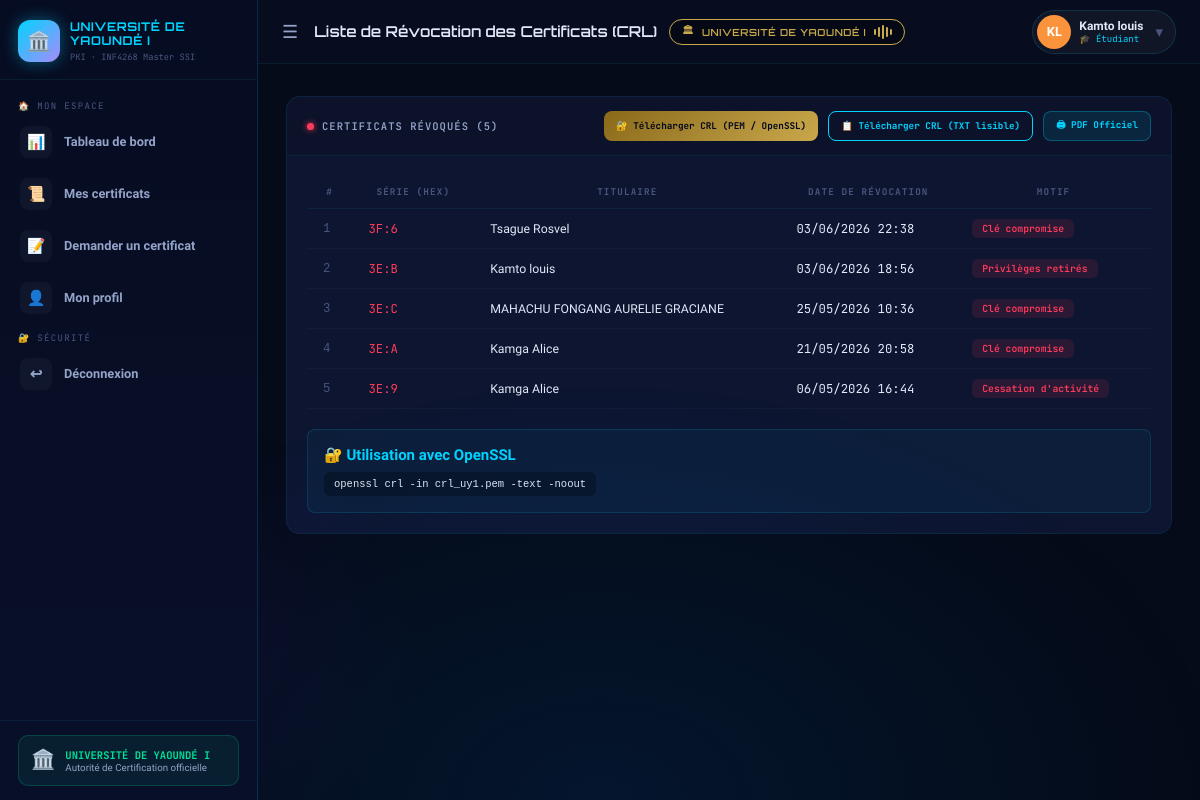
The app's page /crl (signed in) with its own data.
### modules/models.py (models this page shows, shortened)
class User(UserMixin, db.Model):
    __tablename__ = 'users'
    id            = db.Column(db.Integer, primary_key=True)
    username      = db.Column(db.String(64), unique=True, nullable=False)
    email         = db.Column(db.String(120), unique=True, nullable=False)
    full_name     = db.Column(db.String(128), default='')
    matricule     = db.Column(db.String(50), default='')
    age           = db.Column(db.Integer, default=0)
    department    = db.Column(db.String(128), default='')
    status_type   = db.Column(db.String(30), default='etudiant')
    password_hash = db.Column(db.String(256), nullable=False)
    role          = db.Column(db.String(20), default='user')
    avatar_color  = db.Column(db.String(20), default='#00d4ff')
    created_at    = db.Column(db.DateTime, default=datetime.utcnow)
    last_login    = db.Column(db.DateTime, nullable=True)
    certificates  = db.relationship('Certificate', backref='owner', lazy=True)
    logs          = db.relationship('AuditLog', backref='user_ref', lazy=True)
    requests      = db.relationship('CertificateRequest',
                                   foreign_keys='CertificateRequest.user_id',
                                   backref='requester', lazy=True)
    def is_admin(self):
        return self.role == 'admin'
    def display_name(self):
        return self.full_name if self.full_name else self.username
    def initials(self):
        n = self.display_name()
        parts = n.split()
        if len(parts) >= 2:
            return (parts[0][0] + parts[-1][0]).upper()
        return n[:2].upper()
    def get_status_label(self):
        labels = {
            'etudiant': '🎓 Étudiant',
            'enseignant': '👨‍🏫 Enseignant',
            'personnel': '👔 Personnel'
        }
        return labels.get(self.status_type, '📝 Autre')

class CRLEntry(db.Model):
    __tablename__ = 'crl_entries'
    id            = db.Column(db.Integer, primary_key=True)
    serial_int    = db.Column(db.Integer, nullable=False)
    serial_hex    = db.Column(db.String(32), default='')
    reason        = db.Column(db.String(64), default='key_compromise')
    reason_label  = db.Column(db.String(128), default='')
    revoked_at    = db.Column(db.DateTime, default=datetime.utcnow)
    cert_cn       = db.Column(db.String(128), default='')
    cert_id       = db.Column(db.Integer, db.ForeignKey('certificates.id'))

### app.py (the view)
@app.route('/crl')
@login_required
def view_crl():
    crl_entries = CRLEntry.query.order_by(CRLEntry.revoked_at.desc()).all()
    ca = get_ca()
    return render_template('crl.html', crl_entries=crl_entries, ca=ca)

### app.py (called while the page is built)
@login_manager.user_loader
def load_user(uid):
    return db.session.get(User, int(uid))

def get_ca():
    return AuthorityCA.query.first()

def expiring_soon(days=30):
    limit = datetime.now(timezone.utc) + timedelta(days=days)
    return Certificate.query.filter(Certificate.status=='VALID', Certificate.expires_at!=None, Certificate.expires_at<=limit).count()

@app.context_processor
def inject_globals():
    ca = get_ca()
    notif_count = expiring_soon(30) if ca else 0
    pending_count = CertificateRequest.query.filter_by(status='PENDING').count() if ca and current_user.is_authenticated and current_user.is_admin() else 0
    return dict(
        ca_exists=bool(ca),
        notif_count=notif_count,
        pending_count=pending_count,
        reasons_labels=REASONS_LABELS,
        university_name="Université de Yaoundé I"
    )

### templates/crl.html (shortened to what this page needs)
{% extends "base.html" %}
{% block page_title %}Liste de Révocation des Certificats (CRL){% endblock %}
{% block content %}
<div class="card">
  <div class="card-header">
    <div class="card-title">
      <span class="dot dot-red"></span>
      CERTIFICATS RÉVOQUÉS ({{ crl_entries|length }})
    </div>
    <div style="display: flex; gap: 10px; flex-wrap: wrap;">
      <a href="{{ url_for('download_crl_pem') }}" class="btn btn-sm" style="background: linear-gradient(135deg, #8a6a1a, #c9a84c); color: #03071e; font-family:'JetBrains Mono',monospace; font-size:0.62rem; padding:6px 12px; border-radius:8px; text-decoration:none; display:inline-flex; align-items:center; gap:5px;">
        🔐 Télécharger CRL (PEM / OpenSSL)
      </a>
      <a href="{{ url_for('download_crl_txt') }}" class="btn btn-sm" style="border:1px solid var(--cyan); background:transparent; color: var(--cyan); font-family:'JetBrains Mono',monospace; font-size:0.62rem; padding:6px 12px; border-radius:8px; text-decoration:none; display:inline-flex; align-items:center; gap:5px;">
        📋 Télécharger CRL (TXT lisible)
      </a>
      {% if current_user.is_admin() %}
      <a href="{{ url_for('print_crl') }}" target="_blank" class="btn btn-sm" style="background:rgba(0,212,255,0.1); border:1px solid rgba(0,212,255,0.3); color:#00d4ff; font-family:'JetBrains Mono',monospace; font-size:0.62rem; padding:6px 12px; border-radius:8px; text-decoration:none; display:inline-flex; align-items:center; gap:5px;">
        🖨 PDF Officiel (admin)
      </a>
      {% else %}
      <a href="{{ url_for('user_print_crl') }}" target="_blank" class="btn btn-sm" style="background:rgba(0,212,255,0.1); border:1px solid rgba(0,212,255,0.3); color:#00d4ff; font-family:'JetBrains Mono',monospace; font-size:0.62rem; padding:6px 12px; border-radius:8px; text-decoration:none; display:inline-flex; align-items:center; gap:5px;">
        🖨 PDF Officiel
      </a>
      {% endif %}
    </div>
  </div>
  <div class="card-body">
    {% if crl_entries %}
    <div class="table-wrap">
      <table class="data-table">
        <thead>
          <tr>
            <th>#</th>
            <th>Série (HEX)</th>
            <th>Titulaire</th>
            <th>Date de révocation</th>
            <th>Motif</th>
          </tr>
        </thead>
        <tbody>
          {% for entry in crl_entries %}
          <tr>
            <td style="font-family: monospace; color: var(--muted);">{{ loop.index }}</td>
            <td class="mono" style="color: var(--red);">{{ entry.serial_hex }}</td>
            <td>{{ entry.cert_cn or '—' }}</td>
            <td class="mono">{{ entry.revoked_at.strftime('%d/%m/%Y %H:%M') }}</td>
            <td><span class="badge badge-revoked">{{ entry.reason_label or entry.reason }}</span></td>
          </tr>
          {% endfor %}
        </tbody>
      </table>
    </div>
    <div style="margin-top: 20px; padding: 16px; background: rgba(0,212,255,0.05); border: 1px solid rgba(0,212,255,0.15); border-radius: 8px;">
      <strong style="color: var(--cyan);">🔐 Utilisation avec OpenSSL</strong><br>
      <code style="background: rgba(0,0,0,0.3); padding: 6px 10px; border-radius: 6px; display: inline-block; margin-top: 8px; font-family: monospace; font-size: 0.7rem;">
        openssl crl -in crl_uy1.pem -text -noout
      </code>
    </div>
    {% else %}
    <div class="empty-state" style="text-align: center; padding: 60px;">
      <div style="font-size: 4rem; margin-bottom: 16px;">✅</div>
      <h3 style="color: var(--text2);">Aucun certificat révoqué</h3>
      <p style="color: var(--muted);">La liste de révocation est actuellement vide.</p>
    </div>
    {% endif %}
  </div>
</div>
{% endblock %}

### templates/base.html (shortened to what this page needs)
<!DOCTYPE html>
<html lang="fr">
<head>
  <link rel="stylesheet" href="{{ url_for('static', filename='css/style.css') }}">
</head>
<body>
{% if current_user.is_authenticated %}
<aside class="sidebar" id="sidebar">
  <div class="sidebar-logo">
    <div class="sidebar-logo-icon">🏛️</div>
    <div class="sidebar-logo-text">
      <h2>UNIVERSITÉ DE YAOUNDÉ I</h2>
      <p>PKI · INF4268 Master SSI</p>
    </div>
  </div>
  <nav class="sidebar-nav">
    {% if current_user.is_admin() %}
      <div class="nav-section">🏛️ Administration UY1</div>
      <a href="{{ url_for('dashboard_admin') }}" class="nav-link {% if request.endpoint=='dashboard_admin' %}active{% endif %}">
        <div class="nav-icon">📊</div> <span>Tableau de bord</span>
      </a>
      <a href="{{ url_for('certificates') }}" class="nav-link {% if request.endpoint=='certificates' %}active{% endif %}">
        <div class="nav-icon">📜</div> <span>Gestion des certificats</span>
      </a>
      <a href="{{ url_for('pending_requests') }}" class="nav-link {% if request.endpoint=='pending_requests' %}active{% endif %}">
        <div class="nav-icon">📋</div> <span>Demandes en attente</span>
        {% if pending_count > 0 %}
        <span class="nav-badge">{{ pending_count }}</span>
        {% endif %}
      </a>
      <a href="{{ url_for('verify') }}" class="nav-link {% if request.endpoint=='verify' %}active{% endif %}">
        <div class="nav-icon">🔍</div> <span>Vérifier certificat</span>
      </a>
      <a href="{{ url_for('view_crl') }}" class="nav-link {% if request.endpoint=='view_crl' %}active{% endif %}">
        <div class="nav-icon">🗒️</div> <span>Liste de révocation (CRL)</span>
      </a>
      <a href="{{ url_for('merkle_dashboard') }}" class="nav-link {% if request.endpoint=='merkle_dashboard' %}active{% endif %}">
        <div class="nav-icon">🌳</div> <span>Arbre de Merkle</span>
      </a>
      <a href="{{ url_for('audit') }}" class="nav-link {% if request.endpoint=='audit' %}active{% endif %}">
        <div class="nav-icon">📝</div> <span>Audit & journaux</span>
      </a>
      <a href="{{ url_for('users') }}" class="nav-link {% if request.endpoint=='users' %}active{% endif %}">
        <div class="nav-icon">👥</div> <span>Utilisateurs</span>
      </a>
      <a href="{{ url_for('admin_ca') }}" class="nav-link {% if request.endpoint=='admin_ca' %}active{% endif %}">
        <div class="nav-icon">🏛️</div> <span>Configuration AC</span>
      </a>
    {% else %}
      <div class="nav-section">🏠 Mon espace</div>
      <a href="{{ url_for('dashboard_user') }}" class="nav-link {% if request.endpoint=='dashboard_user' %}active{% endif %}">
        <div class="nav-icon">📊</div> <span>Tableau de bord</span>
      </a>
      <a href="{{ url_for('certificates') }}" class="nav-link {% if request.endpoint=='certificates' %}active{% endif %}">
        <div class="nav-icon">📜</div> <span>Mes certificats</span>
      </a>
      <a href="{{ url_for('request_certificate') }}" class="nav-link {% if request.endpoint=='request_certificate' %}active{% endif %}">
        <div class="nav-icon">📝</div> <span>Demander un certificat</span>
      </a>
      <a href="{{ url_for('profile') }}" class="nav-link {% if request.endpoint=='profile' %}active{% endif %}">
        <div class="nav-icon">👤</div> <span>Mon profil</span>
      </a>
    {% endif %}
    <div class="nav-section">🔐 Sécurité</div>
    <a href="{{ url_for('logout') }}" class="nav-link">
      <div class="nav-icon">↩</div> <span>Déconnexion</span>
    </a>
  </nav>
  <div class="sidebar-footer">
    <div class="sidebar-status">
      <div class="status-icon">🏛️</div>
      <div>
        <div class="status-title">UNIVERSITÉ DE YAOUNDÉ I</div>
        <div class="status-desc">Autorité de Certification officielle</div>
      </div>
    </div>
  </div>
</aside>
<div class="topbar" id="topbar">
  <button class="topbar-menu-btn" id="menuBtn" onclick="toggleSidebar()">☰</button>
  <div class="topbar-title">
    {% block page_title %}PKI Université de Yaoundé I{% endblock %}
    {% if ca_exists %}
    <div class="topbar-ca-badge">
      🏛 <span class="topbar-ca-text">UNIVERSITÉ DE YAOUNDÉ I</span>
      <div class="wave">
        <span></span><span></span><span></span><span></span><span></span>
      </div>
    </div>
    {% endif %}
  </div>
  <div class="topbar-actions">
    <a href="{{ url_for('profile') }}" class="user-pill">
      <div class="user-avatar" style="background:{{ current_user.avatar_color }};">
        {{ current_user.initials() }}
      </div>
      <div class="user-pill-info">
        <div class="user-name">{{ current_user.display_name() }}</div>
        <div class="user-role">{% if current_user.is_admin() %}ADMIN UY1{% else %}{{ current_user.get_status_label() }}{% endif %}</div>
      </div>
      <span style="color:var(--muted);margin-left:4px;">▾</span>
    </a>
  </div>
</div>
<div class="main-wrapper" id="mainWrapper">
  <div class="flash-zone">
  </div>
  <div class="page-content">
    {% block content %}{% endblock %}
  </div>
</div>
{% endif %}
</body>
</html>

### records on screen
User: initials "KL", display_name "Kamto louis", get_status_label "🎓 Étudiant"
CRLEntry: serial_hex "3F:6", cert_cn "Tsague Rosvel", revoked_at "03/06/2026 22:38", reason_label "Clé compromise"
CRLEntry: serial_hex "3E:B", cert_cn "Kamto louis", revoked_at "03/06/2026 18:56", reason_label "Privilèges retirés"
CRLEntry: serial_hex "3E:C", cert_cn "MAHACHU FONGANG AURELIE GRACIANE", revoked_at "25/05/2026 10:36", reason_label "Clé compromise"
CRLEntry: serial_hex "3E:A", cert_cn "Kamga Alice", revoked_at "21/05/2026 20:58", reason_label "Clé compromise"
CRLEntry: serial_hex "3E:9", cert_cn "Kamga Alice", revoked_at "06/05/2026 16:44", reason_label "Cessation d'activité"

### other values on screen
{{ crl_entries|length }} "5"
